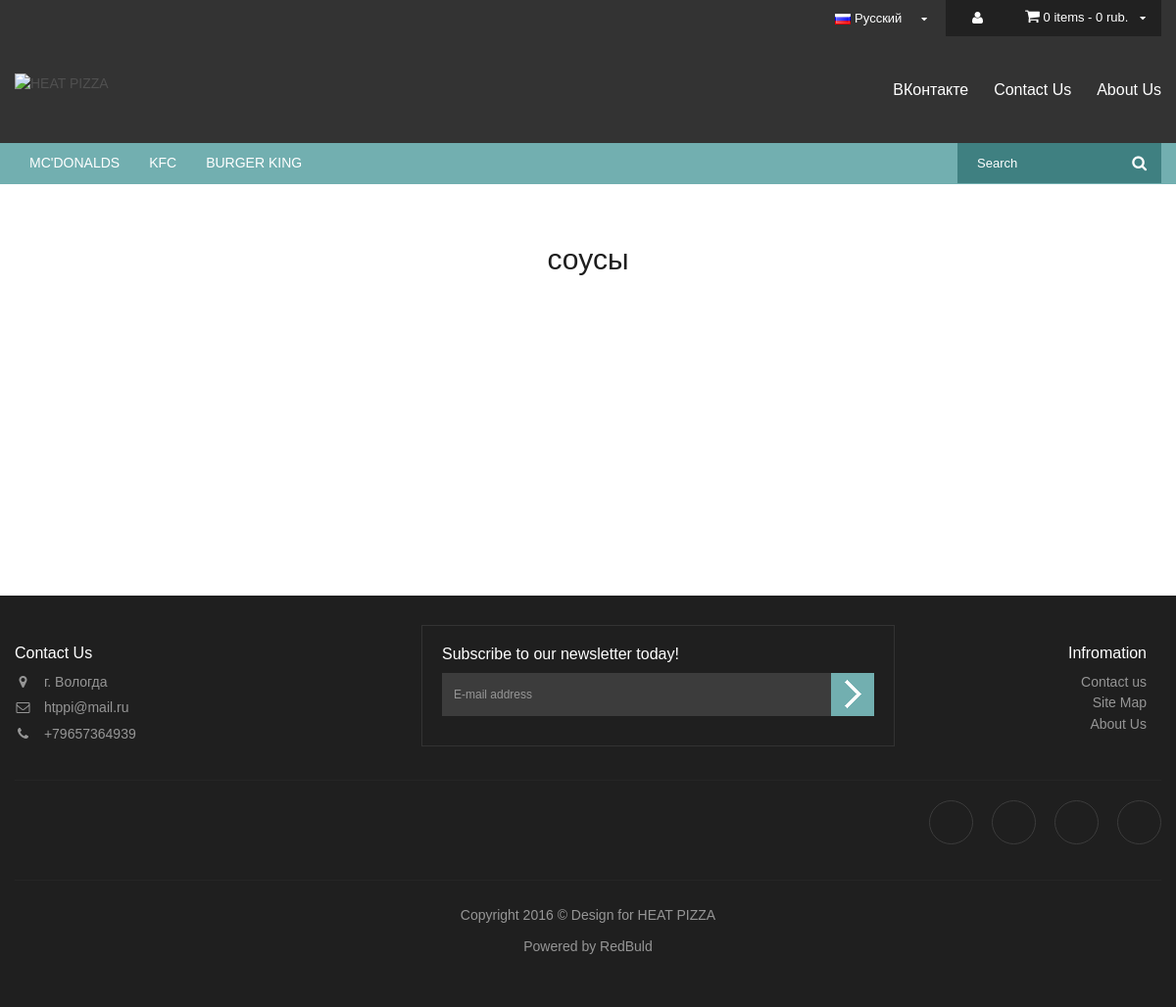
Screenshot of /соусы with the database file from the repository.
### app/models.py (models this page shows, shortened)
class Category(db.Model):
    id = db.Column('id', db.Integer, primary_key=True)
    num = db.Column('num', db.Integer, index=True)
    name = db.Column('name', db.String(250), index=True)
    products = db.relationship('Product', backref='category', lazy='dynamic')
    parentid = db.Column('parentid', db.Integer, db.ForeignKey('category.id'), index=True)
    childrens = db.relationship('Category', lazy='subquery')
    paid = db.Column('paid', db.Integer)
    dcost = db.Column('dcost', db.Integer)
    visible = db.Column('visible', db.Boolean)

class Settings(db.Model):
    name = db.Column('name', db.String(250), primary_key=True, unique=True)
    value = db.Column('value', db.String(250))

### app/modules/market.py (the view)
@market_module.route('/', defaults={'category_name': ''})
@market_module.route('/<category_name>')
def index(category_name):
    categories_all = Category.query.order_by(asc(Category.num)).filter_by(parentid=0,visible=1).all()
    if category_name == '':
        category = Category.query.order_by(asc(Category.num)).filter_by(visible=1).first_or_404()
    else:
        category = Category.query.order_by(asc(Category.num)).filter(func.lower(Category.name)==func.lower(category_name)).first_or_404()
    products = Product.query.filter(Product.category_id.in_(get_chained_cats_lvl_one(category.id,[category.id])))
    settings = Settings.query.all()
    sett = {}
    for i in settings:
        sett[i.name] = i.value
    return render_template('market/index.html', categories_all=categories_all, category=category, products=products, settings=sett)

### app/models.py (called while the page is built)
def get_chained_cats_lvl_one(id,arr):
    categories = Category.query.filter(Category.parentid==id).all()
    for category in categories:
        arr.append(category.id)
    return arr

### app/modules/market.py (called while the page is built)
@app.before_request
def set_client_session():
    if 'locale' not in session:
        session['locale'] = 'ru'
    if 'bag' not in session:
        session['bag']=[]
    if 'paidcats' not in session:
        session['paidcats']=[]
    if 'last' not in session:
        session['last']=[]
    if 'total' not in session:
        session['total']={}
    if 'counts' not in session['total']:
        session['total']['counts'] = 0
    if 'price' not in session['total']:
        session['total']['price'] = 0
    if 'delivery' not in session['total']:
        session['total']['delivery']=0

@app.context_processor
def my_utility_processor():
    def get_name(id):
        product = Product.query.filter_by(id=id)
        name = ''
        for i in product:
            name = i.name
        return name
    return dict(get_name=get_name)

### app/templates/market/index.html (shortened to what this page needs)
<!DOCTYPE html>
<html dir="ltr">
<head>
{% include 'market/functional/scripts.html' %}
</head>
<body class="common-home rb-wide-boxed">
<div id="rb_container" class="rb-wide-boxed " >
{% include 'market/design/header.html' %}
  <div id="content" class="col-sm-12 nopadding">
    <div class="rb-featured-pro rb-nprolarge-nslider" data-animate="fadeInUp" data-delay="300">
      <div class="box-heading title">
        <h1 style="text-transform:none;">{{ category.name }}</h1>
      </div>
    </div>
</div>
{% include 'market/design/footer.html' %}
</div>
</body>
</html>

### app/templates/market/functional/scripts.html (shortened to what this page needs)
<link rel="stylesheet" type="text/css" href="{{ url_for('static', filename='market/stylesheet/depreload.css') }}" />
<link rel="stylesheet" type="text/css" media="screen"  href="{{ url_for('static', filename='market/javascript/bootstrap/css/bootstrap.min.css') }}" />
<link rel="stylesheet" type="text/css" href="{{ url_for('static', filename='market/javascript/font-awesome/css/font-awesome.min.css') }}" />
<link rel="stylesheet" type="text/css" href="{{ url_for('static', filename='market/stylesheet/style.css') }}" />

### app/templates/market/design/header.html (shortened to what this page needs)
<div id="rb_header" class="" >
  <nav id="top">
    <div class="container">
      <div class="row">
        <div class="language-currency pull-right col-sm-8 col-xs-12">
          <div id="cart" class="btn-group pull-right">
            <button type="button" data-toggle="dropdown" role="button" data-loading-text="Загрузка..." class="btn btn-dropdown-cart pull-right">
              <i class="fa fa-shopping-cart"></i>
              <span id="cart-total">{{ ngettext('%(num)d item', '%(num)d items', session['total']['counts']) }} - {{ session['total']['price']+session['total']['delivery'] }} {% trans %}rub.{% endtrans %}</span>
            </button>
          </div>
          <ul class="list-inline pull-right">
            <li><a title="Вход" href="{{ config['SITE_URL'] }}admin"><i class="fa fa-user"></i></a></li>
          </ul>
          <div class="cur-lang">
            <div class="pull-right">
              <form action="/set_locale" method="post" enctype="multipart/form-data" id="language">
                <div class="btn-group">
                  <button class="btn btn-link dropdown-toggle" data-toggle="dropdown">
                    {% for lang in config['LANGUAGES'] %}{% if lang[0] == session['locale'] %}<img src="{{ url_for('static', filename='') }}market/image/flags/{{ lang[0] }}.png" alt="{{ lang[1] }}" title="{{ lang[1] }}"> {{ lang[1] }}{% endif %}{% endfor %}<i class="fa fa-caret-down"></i>
                  </button>
                </div>
              </form>
            </div>
          </div>
        </div>
      </div>
    </div>
  </nav>
  <header>
    <div class="container">
      <div class="row">
        <div class="pull-left col-sm-6">
          <div id="logo" class="logo">
            <a href="{{ config['SITE_URL'] }}">
              <img src="{{ url_for('static', filename='market/image/logo.png') }}" title="{{ config['SITE_NAME'] }}" alt="{{ config['SITE_NAME'] }}" class="img-responsive"/></a>
          </div>
        </div>
        <div class="list-links pull-right col-sm-6">
          <div class="rb-menu-logo">
            <ul>
              <li><a href="{{ settings['link'] }}" target="_blank" title="ВКонтакте">ВКонтакте</a></li>
              <li><a href="{{ config['SITE_URL'] }}contact" title="{% trans %}Contact Us{% endtrans %}">{% trans %}Contact Us{% endtrans %}</a></li>
              <li><a href="{{ config['SITE_URL'] }}about" title="{% trans %}About Us{% endtrans %}">{% trans %}About Us{% endtrans %}</a></li>
            </ul>
          </div>
        </div>
      </div>
    </div>
  </header>
  {% include 'market/design/top_menu.html' %}
</div>

### app/templates/market/design/top_menu.html (shortened to what this page needs)
<div class="rb-comb fadeInDown">
  <div class="navbar menu">
    <div class="navbar-inner">
      <div class="container">
        <div class="hormenu col-sm-9 pull-left">
          <nav class="hidden-xs">
            <ul>
            {% for category in categories_all recursive %}
              <li>
                <a title="{{ category.name }}" href="{{ config['SITE_URL'] }}{{ category.name }}">{{ category.name }}</a>
              </li>
            {% endfor %}
            </ul>
          </nav>
        </div>
        <div class="col-sm-3 pull-right rb-search">
          <div id="search" class="input-group pull-right">
            <input type="text" name="search" value="" placeholder="" class="form-control input-lg dropdown-toggle" data-toggle="dropdown">
            <button type="button" title="search" class="btn btn-search"><i class="fa fa-search"></i></button>
          </div>
        </div>
      </div>
    </div>
  </div>
</div>

### app/templates/market/design/footer.html (shortened to what this page needs)
<div id="rb_footer_container" class="" >
  <footer id="rb_footer">
    <div class="container">
      <div class="footer_column">
        <div class="row">
          <div class="col-sm-4 col-xs-6 not-animated" data-animate="fadeInUp" data-delay="200">
            <div class="footer-contact">
              <h3 style="text-transform:none;">{% trans %}Contact Us{% endtrans %}</h3>
              <div class="contact-us not-animated" data-animate="fadeInUp" data-delay="300">
                <div class="address">
                  <i class="fa fa-map-marker"></i>
                    <a class="map" href="#" data-lat="59.223486, 39.888875" data-toggle="modal" data-target="#mapsmodal">{{ settings['address_'+session['locale']] }}</a>
                </div>
                <div class="email">
                  <i class="fa fa-envelope-o"></i>
                    <span>{{ settings['email'] }}</span>
                </div>
                <div class="phone">
                  <i class="fa fa-phone"></i>
                    <span>{{ settings['phone'] }}</span>
                </div>
              </div>
            </div>
          </div>
          <div class="col-sm-8 col-xs-6 not-animated" data-animate="fadeInUp" data-delay="300">
            <div class="rb-newletter col-sm-8 hidden-xs">
              <div class="footer-newletter">
                <div class="title">
                  <h3 style="text-transform:none;">{% trans %}Subscribe to our newsletter today!{% endtrans %}</h3>
                </div>
                <div>
                  <div class="newletter-content">
                    <div class="frm_subscribe">
                      <form name="subscribe" id="subscribe">
                        <table>
                          <tr>
                            <td>
                              <div class="boss-newletter">
                                <input class="form-control input-new" size="50" type="text" placeholder="{% trans %}E-mail address{% endtrans %}" name="subscribe_email" id="subscribe_email">
                                <a class="btn btn-new" onclick="email_subscribe()">{% trans %}Subscribe{% endtrans %}</a>
                              </div>
                            </td>
                          </tr>
                          <tr>
                          </tr>
                        </table>
                      </form>
                    </div>
                  </div>
                </div>
              </div>
            </div>
            <div class="col-sm-4 col-xs-12 not-animated" data-animate="fadeInUp" data-delay="200">
              <div class="row">
                <div class="col-xs-12 pull-right not-animated" data-animate="fadeInUp" data-delay="200" style="text-align:right;">
                  <h3>{% trans %}Infromation{% endtrans %}</h3>
                  <ul>
                    <li><a href="{{ config['SITE_URL'] }}contact">{% trans %}Contact us{% endtrans %}</a></li>
                    <li><a href="{{ config['SITE_URL'] }}sitemap">{% trans %}Site Map{% endtrans %}</a></li>
                    <li><a href="{{ config['SITE_URL'] }}about">{% trans %}About Us{% endtrans %}</a></li>
                  </ul>
                </div>
              </div>
            </div>
          </div>
        </div>
      </div>
    </div>
    <div class="social-payment">
      <div class="container">
        <div class="row">
          <div class="column col-sm-6 col-xs-12 pull-left not-animated" data-animate="fadeInUp" data-delay="500">
          </div>
          <div class="column col-sm-6 col-xs-12 pull-right not-animated" data-animate="fadeInUp" data-delay="500">
            <div class="footer-social pull-right">
              <ul>
                <li class="icon-vk"><a href="{% for x in settings if x.name == 'link' %}{{ x.value }}{% endfor %}" target="_blank" title="В контакте"><i class="sb sb-vk"></i></a></li>
                <li class="icon-facebook"><a href="javascript:;" onclick="Share.facebook('{{ config['SITE_URL'] }}','{{ config['SITE_NAME'] }}','','')" title="Facebook"><i class="sb sb-fb"></i></a></li>
                <li class="icon-twitter"><a href="javascript:;" onclick="Share.facebook('{{ config['SITE_URL'] }}','{{ config['SITE_NAME'] }}')" title="Twitter"><i class="sb sb-tw"></i></a></li>
                <li class="icon-ok"><a href="javascript:;" onclick="Share.odnoklassniki('{{ config['SITE_URL'] }}','{{ config['SITE_NAME'] }}')" title="Одноклассники"><i class="sb sb-ok"></i></a></li>
              </ul>
            </div>
          </div>
        </div>
      </div>
    </div>
    <div class="rb-powered">
      <div class="container">
        <div class="row">
          <div class="powered col-sm-12 col-xs-12">
            <div id="powered">
              <p> Copyright 2016 ©<span> Design for <a href="{{ config['SITE_URL'] }}">{{ config['SITE_NAME'] }}</a></span></p>
              <p><span>Powered by <a href="http://vk.com/el_paramore">RedBuld</a></span></p>
            </div>
          </div>
        </div>
      </div>
    </div>
  </footer>
</div>

### rows the page displays
Category: name "MC'DONALDS"
Category: name "KFC"
Category: name "BURGER KING"
Category: name "соусы"
Settings: value "г. Вологда"
Settings: email "htppi@mail.ru"
Settings: phone "+79657364939"

### other values shown
{{ ngettext('%(num)d item', '%(num)d items', session['total']['counts']) }} "0 items"
{{ session['total']['price']+session['total']['delivery'] }} "0"
{{ trans }} "rub."
{{ lang[1] }} "Русский"
{{ trans }} "Contact Us"
{{ trans }} "About Us"
{{ trans }} "Subscribe to our newsletter today!"
{{ trans }} "Infromation"
{{ trans }} "Contact us"
{{ trans }} "Site Map"
{{ config['SITE_NAME'] }} "HEAT PIZZA"
